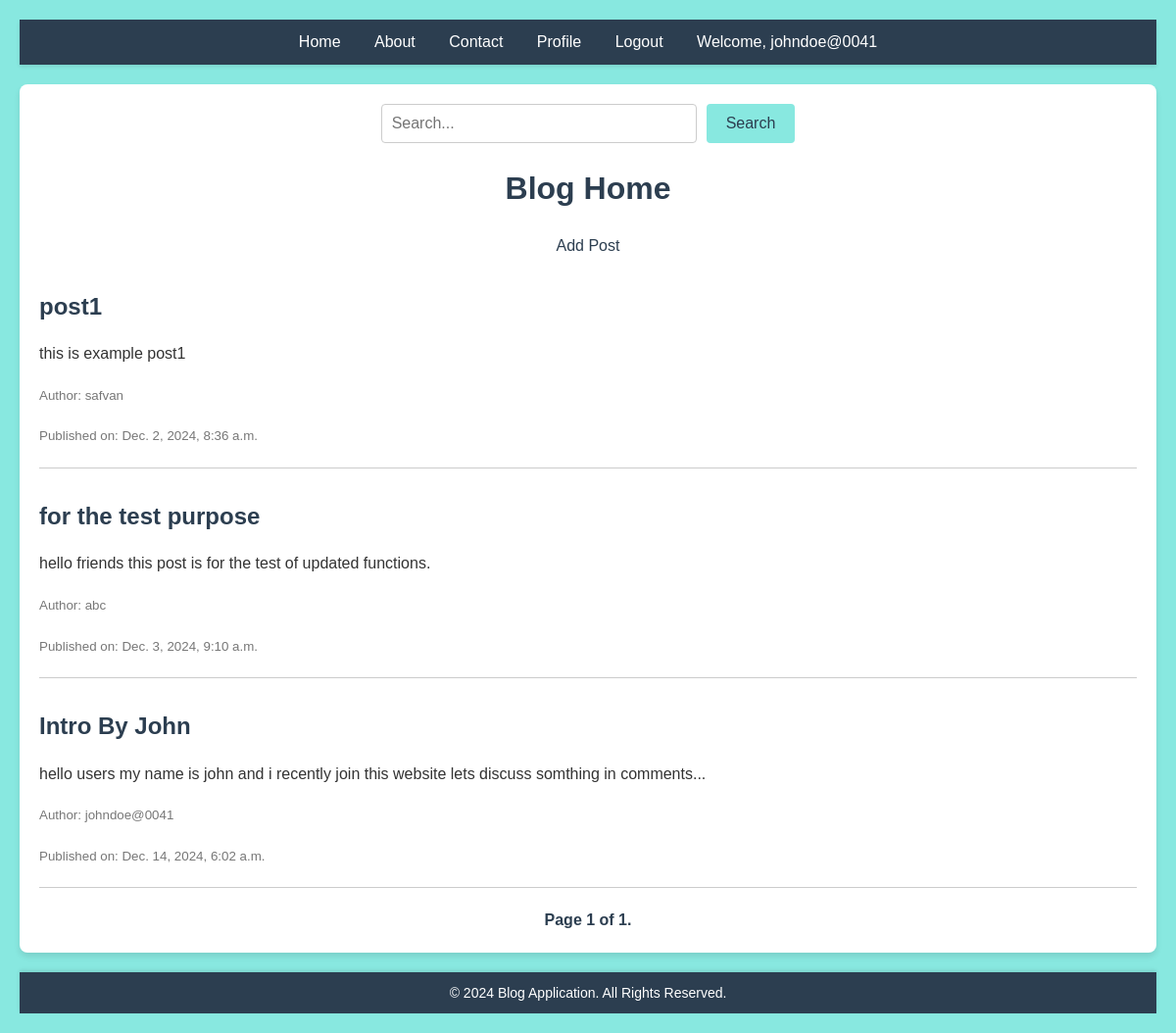
The page / (signed in) on the database its author committed.
### blog/models.py (models this page shows, shortened)
class Post(models.Model):
    title = models.CharField(max_length=200)
    content = models.TextField()
    author = models.ForeignKey(User, on_delete=models.CASCADE)
    created_at = models.DateTimeField(auto_now_add=True)
    category = models.ForeignKey(Category, on_delete=models.SET_NULL, null=True)
    tags = models.ManyToManyField(Tag, blank=True)
    is_featured = models.BooleanField(default=False)

### blog/views.py (the view)
# urls.py: path('', views.home, name='home'),
def home(request):
    query = request.GET.get('q', '')  # Default to empty string if no query is present
    if query:
        posts = Post.objects.filter(title__icontains=query) | Post.objects.filter(content__icontains=query)
    else:
        posts = Post.objects.all()
    featured_posts = Post.objects.filter(is_featured=True)  # Example for featured posts
    context = {
        'posts': posts,
        'featured_posts': featured_posts,
    }
    paginator = Paginator(posts, 5)  # Show 5 posts per page
    page_number = request.GET.get('page')
    page_obj = paginator.get_page(page_number)
    return render(request, 'blog/home.html', {'posts': page_obj})

### blog/templates/blog/home.html (shortened to what this page needs)
{% extends 'blog/base.html' %}
{% load static %}
{% block content %}
    <form method="GET" action="{% url 'home' %}">
        <input type="text" name="q" placeholder="Search..." value="{{ request.GET.q }}">
        <button type="submit">Search</button>
    </form>
    <h1>Blog Home</h1>
    {% if user.is_authenticated %}
        <ul>
            <li><a href="{% url 'add_post' %}">Add Post</a></li>
        </ul>
    {% else %}
        <ul>
            <li><a href="{% url 'login' %}">Login</a></li>
            <li><a href="{% url 'register' %}">Register</a></li>
        </ul>
    {% endif %}
    {% if posts %}
        {% for post in posts %}
            <h2><a href="{% url 'post_detail' post.id %}">{{ post.title }}</a></h2>
            <p>{{ post.content|truncatewords:20 }}</p>
            <p><small>Author: {{ post.author }}</small></p>
            <p><small>Published on: {{ post.created_at }}</small></p>
            <hr>
        {% endfor %}
    {% else %}
        <p>No blog posts available{% if request.GET.q %} matching "{{ request.GET.q }}"{% endif %}.</p>
    {% endif %}
    <div class="pagination">
        <span class="step-links">
            <span class="current">
                Page {{ posts.number }} of {{ posts.paginator.num_pages }}.
            </span>
        </span>
    </div>
{% endblock %}

### blog/templates/blog/base.html (shortened to what this page needs)
{% load static %}
<!DOCTYPE html>
<html lang="en">
<head>
</head>
<body>
    <nav>
        <ul>
            <li><a href="{% url 'home' %}">Home</a></li>
            <li><a href="#">About</a></li>
            <li><a href="#">Contact</a></li>
            {% if user.is_authenticated %}
                <li><a href="{% url 'profile' %}">Profile</a></li>
                <li><a href="{% url 'logout' %}">Logout</a></li>
                <li><a href="#">Welcome, {{ user.username }}</a></li>
            {% else %}
                <li><a href="{% url 'login' %}">Login</a></li>
                <li><a href="{% url 'register' %}">Register</a></li>
            {% endif %}
        </ul>
    </nav>
    <div class="container">
        {% block content %}
        {% endblock %}
    </div>
    <footer>
        <p>&copy; 2024 Blog Application. All Rights Reserved.</p>
    </footer>
</body>
</html>

### blog/templates/blog/base.html (style rules this page uses)
body { font-family: Arial, sans-serif; margin: 0; padding: 0; background-color: #88e8e0; color: #333; line-height: 1.6; }
nav { background-color: #2c3e50; padding: 10px 0; box-shadow: 0 2px 4px rgba(0, 0, 0, 0.1); }
nav ul { list-style-type: none; margin: 0; padding: 0; text-align: center; }
nav ul li { display: inline; margin: 0 15px; }
nav ul li a { color: #ffffff; text-decoration: none; font-size: 16px; transition: color 0.3s ease; }
.container { max-width: 1200px; margin: 20px auto; padding: 20px; background-color: #ffffff; border-radius: 8px; box-shadow: 0 4px 6px rgba(0, 0, 0, 0.1); }
footer { background-color: #2c3e50; color: #ffffff; text-align: center; padding: 10px 0; margin-top: 20px; box-shadow: 0 -2px 4px rgba(0, 0, 0, 0.1); }
footer p { margin: 0; font-size: 14px; }

### blog/templates/blog/home.html (style rules this page uses)
body { font-family: Arial, sans-serif; background-color: #88e8e0; margin: 0; padding: 20px; color: #333; }
h1, h2 { color: #2c3e50; }
h1 { text-align: center; margin-bottom: 20px; }
h2 { margin-top: 30px; margin-bottom: 10px; }
form[method="GET"] { display: flex; justify-content: center; margin-bottom: 20px; }
form[method="GET"] input[type="text"] { width: 300px; padding: 10px; border: 1px solid #ccc; border-radius: 4px; font-size: 16px; margin-right: 10px; }
form[method="GET"] button { background-color: #88e8e0; color: #2c3e50; padding: 10px 20px; border: none; border-radius: 4px; font-size: 16px; cursor: pointer; transition: background-color 0.3s ease; }
ul { list-style-type: none; padding: 0; text-align: center; margin-bottom: 20px; }
ul li { display: inline; margin: 0 10px; }
ul li a { color: #88e8e0; text-decoration: none; font-size: 16px; transition: color 0.3s ease; }
ul li a { color: #2c3e50; text-decoration: none; font-size: 16px; transition: color 0.3s ease; }
h2 a { color: #2c3e50; text-decoration: none; transition: color 0.3s ease; }
p { line-height: 1.6; margin-bottom: 10px; }
small { color: #777; }
hr { border: 0; height: 1px; background: #ccc; margin: 20px 0; }
.pagination { text-align: center; margin-top: 20px; }
.pagination .current { font-weight: bold; color: #2c3e50; }

### rows shown on the page
Post: title "post1", content "this is example post1", author "safvan", created_at "Dec. 2, 2024, 8:36 a.m."
Post: title "for the test purpose", content "hello friends this post is for the test of updated functions.", author "abc", created_at "Dec. 3, 2024, 9:10 a.m."
Post: title "Intro By John", content "hello users my name is john and i recently join this website lets discuss somthing in comments...", author "johndoe@0041", created_at "Dec. 14, 2024, 6:02 a.m."

### other values the page prints
{{ user.username }} "johndoe@0041"
{{ posts.number }} "1"
{{ posts.paginator.num_pages }} "1"
